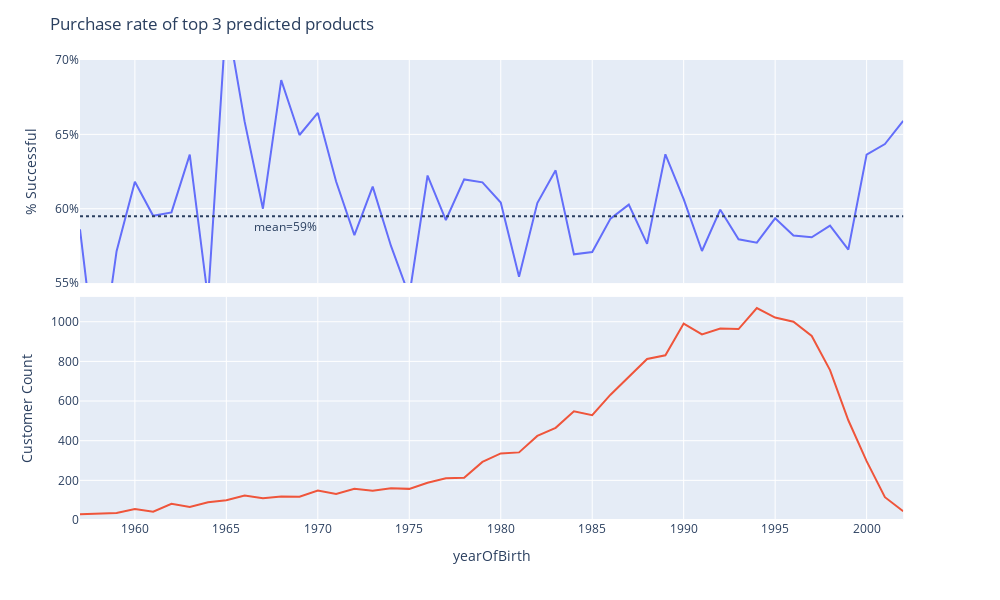

Notebook code for this chart:
### Code cell
(data.customer_df
 # only for customers in test set who buy something
 .eval(""" success = customerId in @success_custs""")
 .eval(""" unsuccess = customerId in @unsuccess_custs""")
 # does our top 3 include somethiong they bought?
 .query("""success==True or unsuccess==True""")
 .drop(columns=['unsuccess'])
 .groupby(['yearOfBirth'])
 .agg({'success':['mean','count']})
 .dropna()
 .droplevel(0, axis=1)
 .query("""count>20""")
 .loc[1910:2010]
 .reset_index()
 .melt(id_vars=['yearOfBirth'], value_vars=['mean', 'count'])
 .plot(x='yearOfBirth', facet_row='variable', y='value')
 .update_layout(height=600, width=1000, title='Purchase rate of top 3 predicted products')
 .update_xaxes(title='Year of Birth', selector={'anchor':'x'})
 .update_yaxes(rangemode='tozero', matches=None)
 .update_yaxes(title='% Successful', tickformat='0%', range=[0.55,0.7], selector={'anchor':'x2'})
 .update_yaxes(title='Customer Count', selector={'anchor':'x'})
 .for_each_annotation(lambda a: a.update(text=''))
 .add_hline(y=0.59487, row=0, line_dash="dot",
            annotation_text="mean=59%",
            annotation_position="bottom",
            annotation_x=0.25)
 .for_each_trace(lambda t: t.update(line_color=t.marker.color))
 )

### Figure 1 — Plotly figure (JSON) as saved in the notebook; plotly's stock layout.template omitted (floating-point values rounded to 4 significant figures)
{"data": [{"hovertemplate": "variable=mean<br>yearOfBirth=%{x}<br>value=%{y}<extra></extra>", "legendgroup": "", "line": {"dash": "solid"}, "marker": {"symbol": "circle"}, "mode": "lines", "name": "", "orientation": "v", "showlegend": false, "type": "scatter", "x": [1957, 1958, 1959, 1960, 1961, 1962, 1963, 1964, 1965, 1966, 1967, 1968, 1969, 1970, 1971, 1972, 1973, 1974, 1975, 1976, 1977, 1978, 1979, 1980, 1981, 1982, 1983, 1984, 1985, 1986, 1987, 1988, 1989, 1990, 1991, 1992, 1993, 1994, 1995, 1996, 1997, 1998, 1999, 2000, 2001, 2002], "xaxis": "x2", "y": [0.5862, 0.4839, 0.5714, 0.6182, 0.5952, 0.5976, 0.6364, 0.5393, 0.73, 0.6585, 0.6, 0.6864, 0.6496, 0.6644, 0.6183, 0.5823, 0.6149, 0.575, 0.5414, 0.6223, 0.5924, 0.6197, 0.6177, 0.6042, 0.5543, 0.6038, 0.6258, 0.5693, 0.5709, 0.5934, 0.6028, 0.5764, 0.6366, 0.6065, 0.5716, 0.5994, 0.5794, 0.5772, 0.5935, 0.582, 0.5808, 0.5886, 0.5726, 0.6364, 0.6435, 0.6591], "yaxis": "y2"}, {"hovertemplate": "variable=count<br>yearOfBirth=%{x}<br>value=%{y}<extra></extra>", "legendgroup": "", "line": {"dash": "solid"}, "marker": {"symbol": "circle"}, "mode": "lines", "name": "", "orientation": "v", "showlegend": false, "type": "scatter", "x": [1957, 1958, 1959, 1960, 1961, 1962, 1963, 1964, 1965, 1966, 1967, 1968, 1969, 1970, 1971, 1972, 1973, 1974, 1975, 1976, 1977, 1978, 1979, 1980, 1981, 1982, 1983, 1984, 1985, 1986, 1987, 1988, 1989, 1990, 1991, 1992, 1993, 1994, 1995, 1996, 1997, 1998, 1999, 2000, 2001, 2002], "xaxis": "x", "y": [29, 31, 35, 55, 42, 82, 66, 89, 100, 123, 110, 118, 117, 149, 131, 158, 148, 160, 157, 188, 211, 213, 293, 336, 341, 424, 465, 548, 529, 632, 720, 812, 831, 991, 936, 966, 963, 1069, 1021, 1000, 928, 756, 503, 297, 115, 44], "yaxis": "y"}], "layout": {"annotations": [{"showarrow": false, "text": "", "textangle": 90, "x": 0.98, "xanchor": "left", "xref": "paper", "y": 0.2425, "yanchor": "middle", "yref": "paper"}, {"showarrow": false, "text": "", "textangle": 90, "x": 0.98, "xanchor": "left", "xref": "paper", "y": 0.7575, "yanchor": "middle", "yref": "paper"}, {"showarrow": false, "text": "mean=59%", "x": 0.25, "xanchor": "center", "xref": "x2 domain", "y": 0.5949, "yanchor": "top", "yref": "y2"}], "height": 600, "legend": {"tracegroupgap": 0}, "margin": {"t": 60}, "shapes": [{"line": {"dash": "dot"}, "type": "line", "x0": 0, "x1": 1, "xref": "x2 domain", "y0": 0.5949, "y1": 0.5949, "yref": "y2"}], "title": {"text": "Purchase rate of top 3 predicted products"}, "width": 1000, "xaxis": {"anchor": "y", "domain": [0, 0.98], "title": {"text": "yearOfBirth"}}, "xaxis2": {"anchor": "y2", "domain": [0, 0.98], "matches": "x", "showticklabels": false}, "yaxis": {"anchor": "x", "domain": [0, 0.485], "rangemode": "tozero", "title": {"text": "Customer Count"}}, "yaxis2": {"anchor": "x2", "domain": [0.515, 1], "range": [0.55, 0.7], "rangemode": "tozero", "tickformat": "0%", "title": {"text": "% Successful"}}}}
